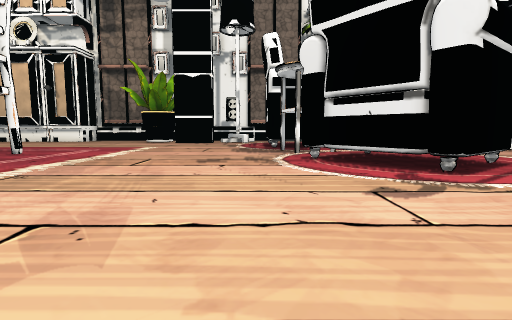
View 1 (above)

24 first-person views from a walk through a 3-D level made in the Unity game engine. The camera is 1.5 m above the floor, tilts 6° down and sees 80° across. The floor is counted in squares, 2 m on a side. Each view is taken from the middle of a square. On the plan, view 1 faces up. The plan holds only what a view shows up to about 10 squares ahead; the rest is blank. The place goes on beyond the plan. Door leaves are left out, so doorways stand open. Some surface patterns are stand-ins.

View 2
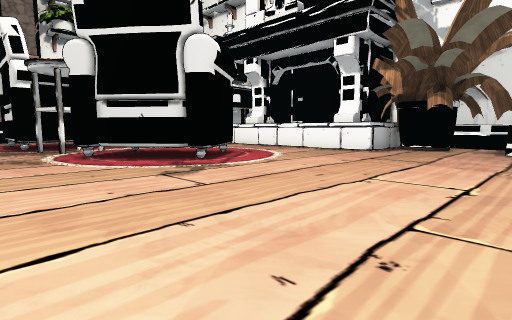

View 3
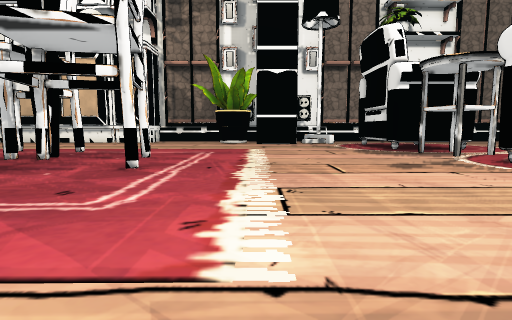

View 4
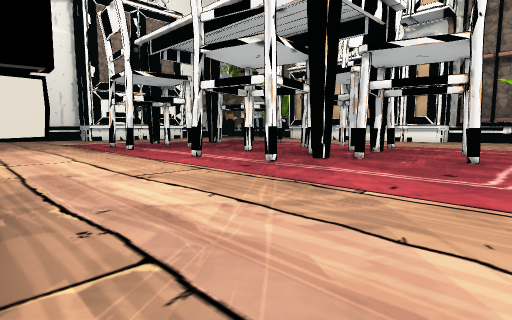

View 5
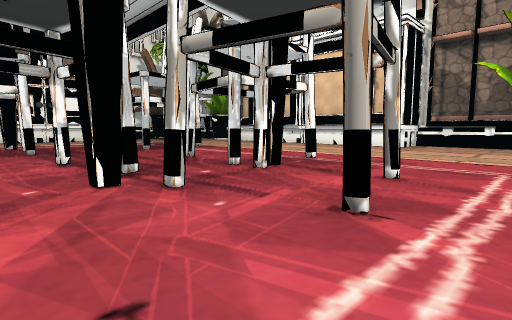

View 6
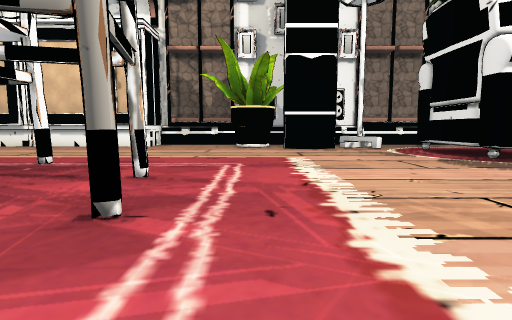

View 7
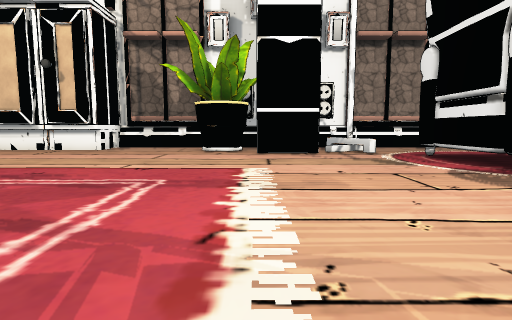

View 8
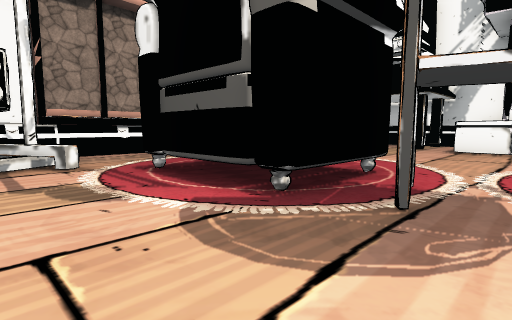

View 9
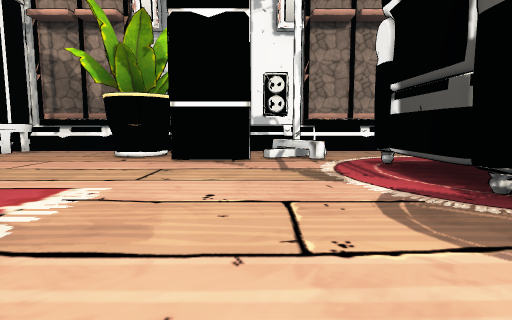

View 10
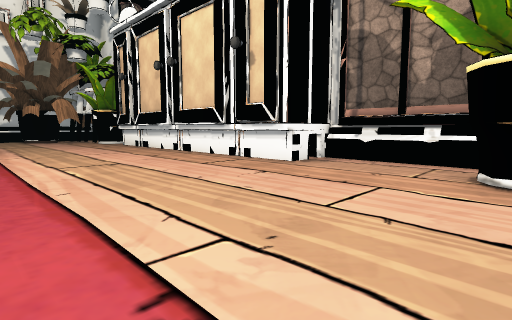

View 11
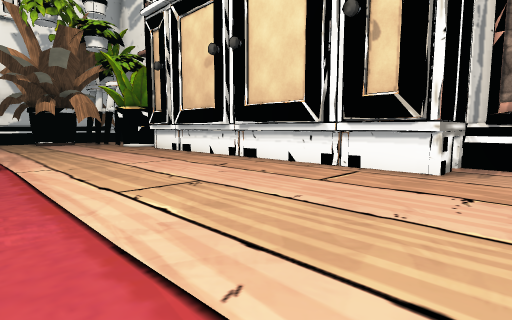

View 12
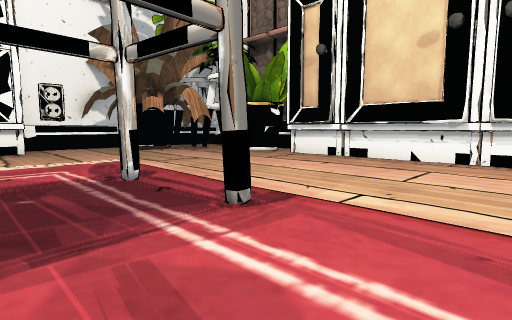

View 13
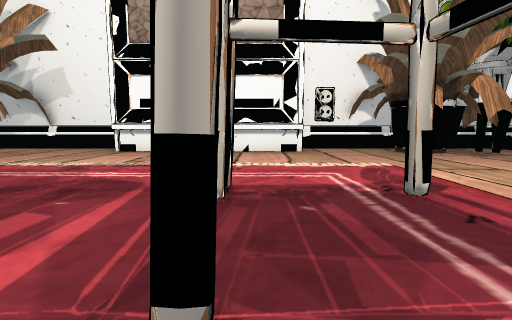

View 14
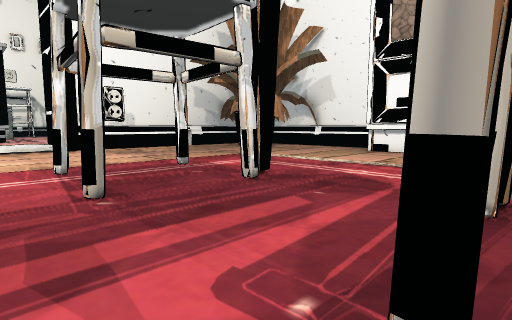

View 15
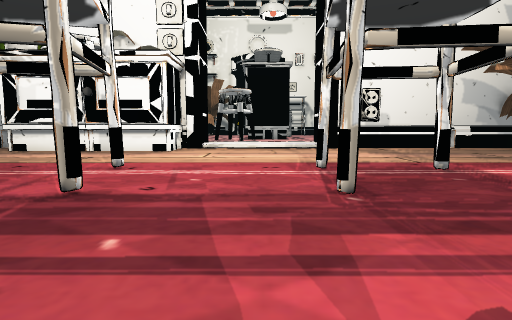

View 16
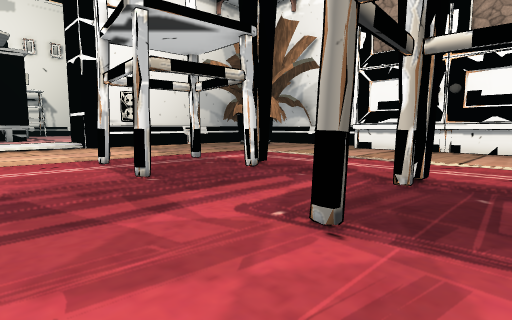

View 17
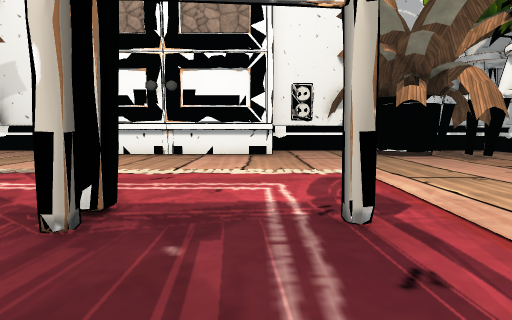

View 18
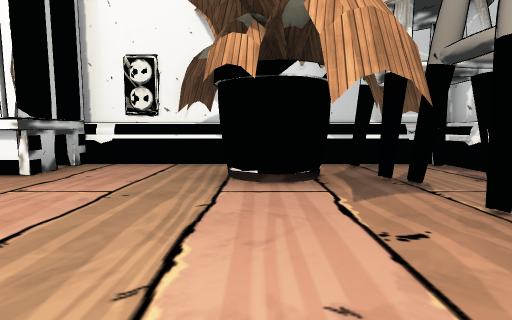

View 19
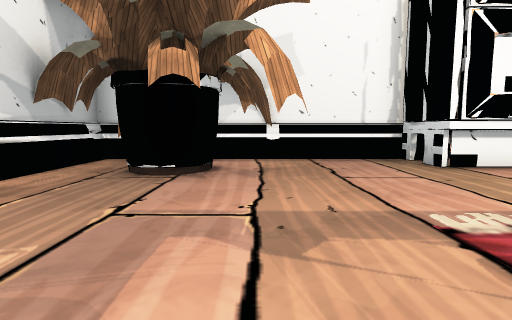

View 20
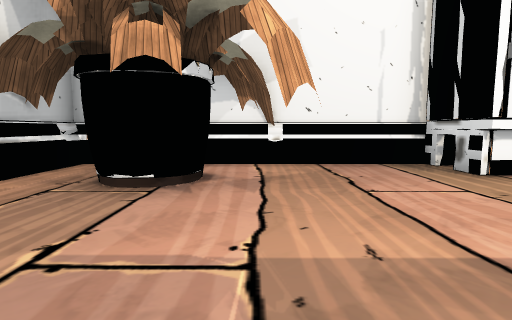

View 21
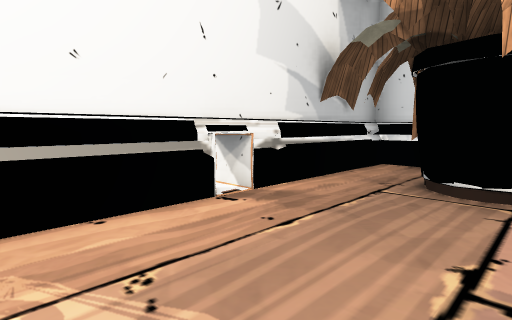

View 22
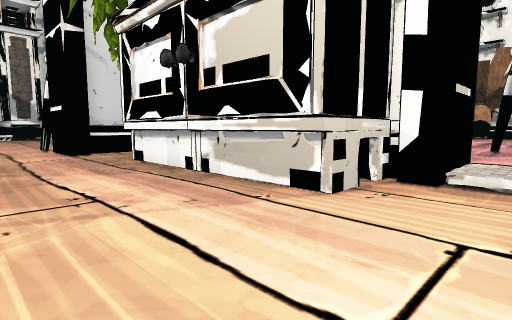

View 23
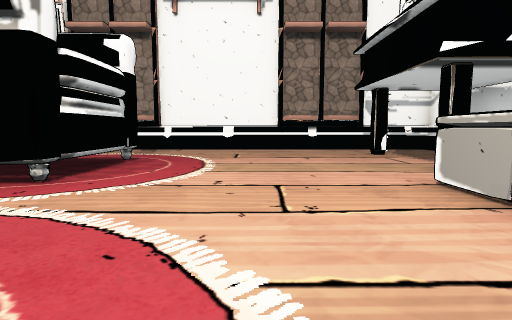

View 24
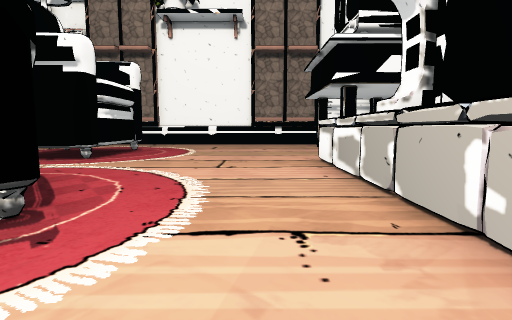

### Floor plan
Key: @ floor where view 1 was taken; # wall or solid block; x gap in a wall; . floor; = window, fence, low wall or low ledge; ^ raised ledge; O other object.
Columns run from 26 left of view 1 to 11 right of it. Each row starts with its distance up from view 1.
 18  ##             ######  #####
 17 ## O  ###########....#  #=............
 16 #OOOO #..............## ###......... .
 15  .#...................###.............
 14   ##.......................###.......
 13 #..........................^^#......
 12 #..........................^^#......
 11 #........#.#...#...........###.....#
 10 ###..............#.........O.......#
  9  ##........#.......#.......O. .....#
  8   #...........#..#..........   ....#
  7   #.................#.......#  #...#
  6   #.....#..#..#.#.#.........####...#
  5 ###..........................#.....#
  4 #..................................#
  3 #........#.#...#....................
  2 #...................................#
  1 #....................................
  0 #.##................... xO@.........#
 -1 # ##...........######..# .......
 -2 #....... ......#    # .#
 -3 ########      ##

Where each view was taken, in squares from view 1:
view 1: 0 up, 0 right, facing up
view 2: 1 down, 1 left, facing up-right
view 3: 1 up, 4 left, facing up
view 4: 1 down, 5 left, facing up-left
view 5: 4 up, 5 left, facing up-left
view 6: 4 up, 5 left, facing up
view 7: 6 up, 4 left, facing up
view 8: 9 up, 2 left, facing up-right
view 9: 8 up, 2 left, facing up
view 10: 11 up, 5 left, facing up-left
view 11: 11 up, 8 left, facing up-left
view 12: 9 up, 13 left, facing up-left
view 13: 9 up, 14 left, facing left
view 14: 9 up, 14 left, facing down-left
view 15: 9 up, 14 left, facing down
view 16: 10 up, 13 left, facing down-left
view 17: 10 up, 15 left, facing left
view 18: 14 up, 19 left, facing left
view 19: 1 up, 18 left, facing left
view 20: 1 up, 19 left, facing left
view 21: 0 up, 19 left, facing down-left
view 22: 2 up, 13 left, facing down-right
view 23: 7 up, 6 right, facing up
view 24: 4 up, 7 right, facing up
